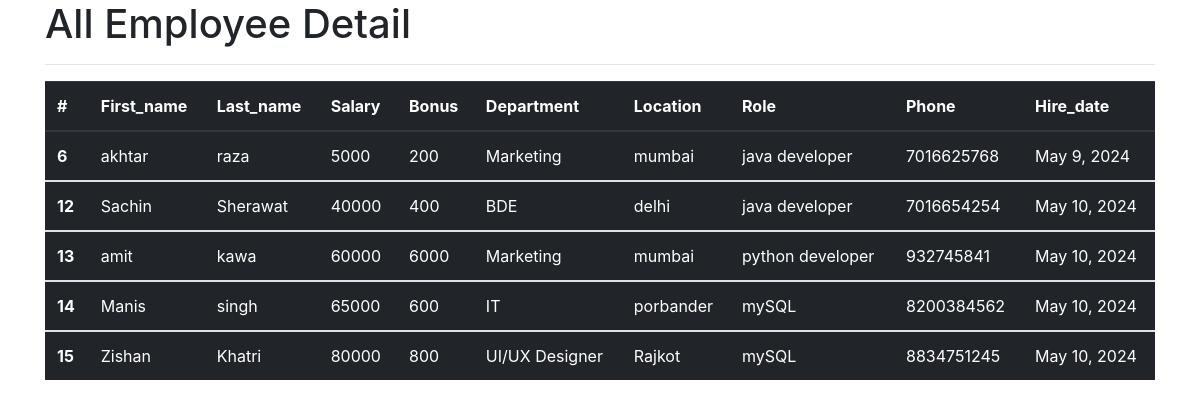
The app's page /all_emp with its own data.
### emp_app/models.py (models this page shows, shortened)
class Employee(models.Model):
    first_name = models.CharField(max_length=100, null=False)
    last_name = models.CharField(max_length=100)
    dept = models.ForeignKey(Department, on_delete=models.CASCADE)
    salary = models.IntegerField(default=0)
    bonus = models.IntegerField(default=0)
    role = models.ForeignKey(Role, on_delete=models.CASCADE)
    phone = models.IntegerField(default=0)
    hire_date = models.DateField()
    def __str__(self):
        return "%s %s %s" % (self.first_name, self.last_name, self.phone)

class Department(models.Model):
    name = models.CharField(max_length=100, null=False)
    location = models.CharField(max_length=100)

class Role(models.Model):
    name = models.CharField(max_length=100)

### emp_app/views.py (the view)
# urls.py: path('all_emp', views.all_emp, name="all_emp"),
def all_emp(request):
    emps = Employee.objects.all()
    context = {
        'emps': emps
    }
    print(context)
    return render(request, 'all_emp.html', context)

### emp_app/templates/all_emp.html (shortened to what this page needs)
<!DOCTYPE html>
<html lang="en">
  <head>
    <link
      rel="stylesheet"
      href="https://cdn.jsdelivr.net/npm/bootstrap@4.0.0/dist/css/bootstrap.min.css"
    />
  </head>
  <body>
    <div class="container">
      <h1>All Employee Detail</h1>
      <hr />
      <table class="table table-dark">
        <thead>
          <tr>
            <th scope="col">#</th>
            <th scope="col">First_name</th>
            <th scope="col">Last_name</th>
            <th scope="col">Salary</th>
            <th scope="col">Bonus</th>
            <th scope="col">Department</th>
            <th scope="col">Location</th>
            <th scope="col">Role</th>
            <th scope="col">Phone</th>
            <th scope="col">Hire_date</th>
          </tr>
        </thead>
        {% for emp in emps %}
        <tbody>
          <tr>
            <th scope="row">{{emp.id}}</th>
            <td>{{emp.first_name}}</td>
            <td>{{emp.last_name}}</td>
            <td>{{emp.salary}}</td>
            <td>{{emp.bonus}}</td>
            <td>{{emp.dept.name}}</td>
            <td>{{emp.dept.location}}</td>
            <td>{{emp.role.name}}</td>
            <td>{{emp.phone}}</td>
            <td>{{emp.hire_date}}</td>
          </tr>
        </tbody>
        {% endfor %}
      </table>
    </div>
  </body>
</html>

### records on screen
Employee: id "6", first_name "akhtar", last_name "raza", salary "5000", bonus "200", dept.name "Marketing", dept.location "mumbai", role.name "java developer", phone "7016625768", hire_date "May 9, 2024"
Employee: id "12", first_name "Sachin", last_name "Sherawat", salary "40000", bonus "400", dept.name "BDE", dept.location "delhi", role.name "java developer", phone "7016654254", hire_date "May 10, 2024"
Employee: id "13", first_name "amit", last_name "kawa", salary "60000", bonus "6000", dept.name "Marketing", dept.location "mumbai", role.name "python developer", phone "932745841", hire_date "May 10, 2024"
Employee: id "14", first_name "Manis", last_name "singh", salary "65000", bonus "600", dept.name "IT", dept.location "porbander", role.name "mySQL", phone "8200384562", hire_date "May 10, 2024"
Employee: id "15", first_name "Zishan", last_name "Khatri", salary "80000", bonus "800", dept.name "UI/UX Designer", dept.location "Rajkot", role.name "mySQL", phone "8834751245", hire_date "May 10, 2024"
